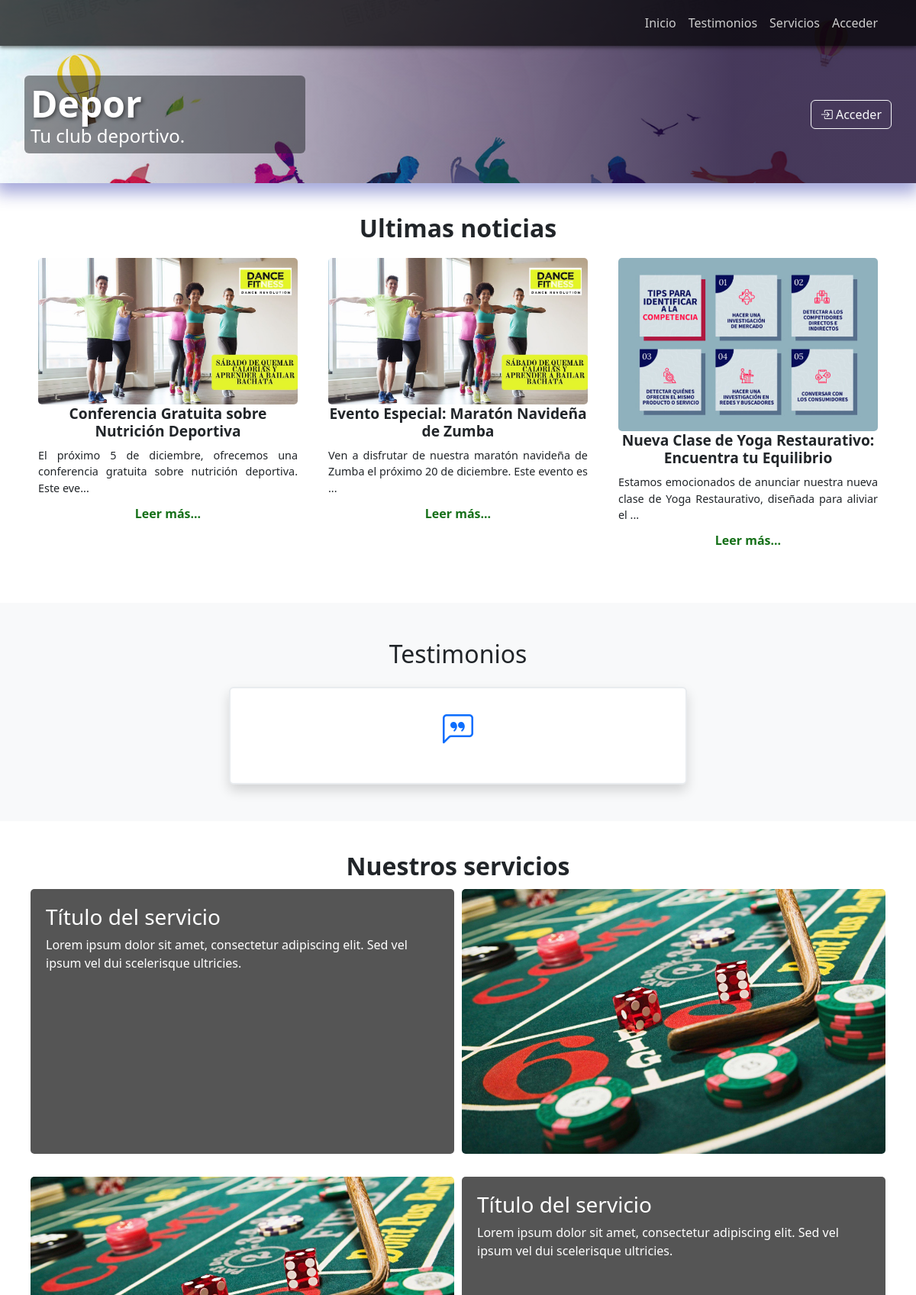
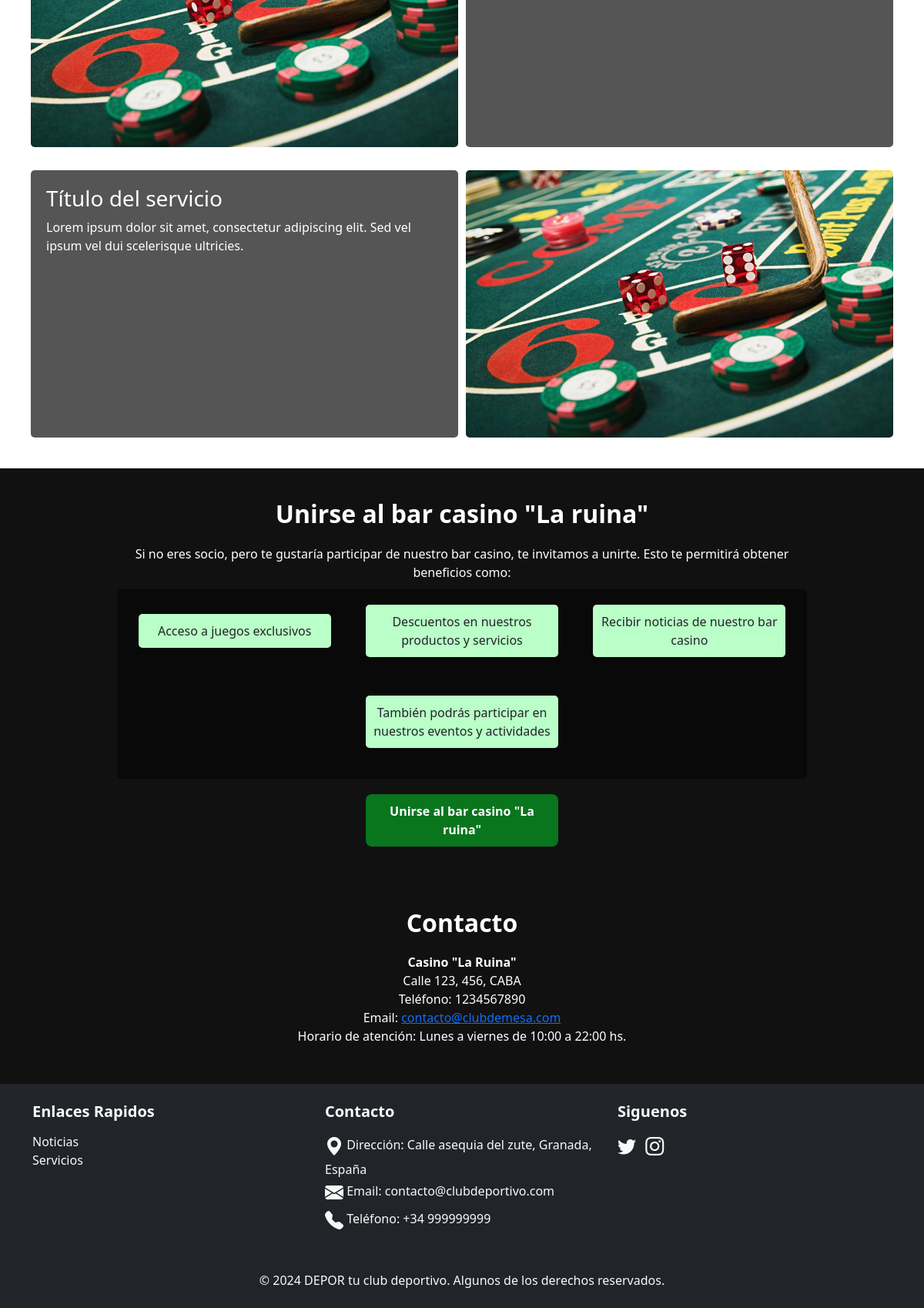
The page / on the database its author committed (2 pictures, top to bottom).
### tables this page shows
CREATE TABLE `noticia` (
  `id` int(11) NOT NULL,
  `titulo` varchar(100) NOT NULL,
  `contenido` text NOT NULL,
  `imagen` varchar(100) DEFAULT NULL,
  `fecha_publicacion` date NOT NULL
);

### funciones/funcionesNoticias.php (called while the page is built, shortened)
<?php
    function obtenerUltimasNoticias($conexion) {
        $sentencia = "SELECT * FROM noticia
                      WHERE fecha_publicacion <= ?
                      ORDER BY fecha_publicacion DESC
                      LIMIT ?";
        $consulta = $conexion->prepare($sentencia);
        $fechaActual = date('Y-m-d');
        $xUltimos = 3;
        $consulta->bind_param('si', $fechaActual, $xUltimos);
        if ($consulta->execute() === false) {
            die("Error en la ejecución de la consulta");
        }
        $id = $titulo = $contenido = $imagen = $fecha_publicacion = null;
        $consulta->bind_result($id, $titulo, $contenido, $imagen, $fecha_publicacion);
        $noticias = array();
        while ($consulta->fetch()) {
            $noticias[] = array(
                'id' => $id,
                'titulo' => $titulo,
                'contenido' => $contenido,
                'imagen' => $imagen,
                'fecha_publicacion' => $fecha_publicacion
            );
        }
        return $noticias;
    }
?>

### index.php (the view, shortened to what this page needs)
<?php
    require_once "./config/init.php";
    require_once "./funciones/funcionesNoticias.php";
?>
<!DOCTYPE html>
<html lang="en">
<head>
    <link href="https://cdn.jsdelivr.net/npm/bootstrap@5.3.3/dist/css/bootstrap.min.css" rel="stylesheet">
    <link href="https://cdn.jsdelivr.net/npm/bootstrap-icons/font/bootstrap-icons.css" rel="stylesheet">
    <link rel="stylesheet" href="./assets/css/estilos.css">
</head>
<body>
    <?php
        require_once "./requires/cabecera.php";
    ?>
    <main>
        <section class="seccion_ultimas_noticias">
            <h2>Ultimas noticias</h2>
            <div class="contenedor_noticias">
                <?php
                    $ultimasNoticias = obtenerUltimasNoticias($conexion);
                    if($ultimasNoticias){
                        foreach($ultimasNoticias as $noticia){
                            echo '<div class="noticia">';
                            echo '<img src="'.$noticia['imagen'].'" alt="'.$noticia['titulo'].'">';
                            echo '<h3>'.$noticia['titulo'].'</h3>';
                            echo '<p>'.substr($noticia['contenido'], 0, 100).'...</p>';
                            echo '<a href="noticias/ver.php?id=' . $noticia['id'] . '">Leer más...</a>';
                            echo '</div>';
                        }
                    }else{
                        echo "No hay noticias disponibles";
                    }
                ?>
            </div>
        </section>
        <section class="seccion_testimonios  py-5 bg-light">
            <div class="container contenedor_testimonios">
                <h2 class="text-center mb-4">Testimonios</h2>
                <?php
                    echo '<div class="contenedor_testimonio_aleatorio mx-auto p-4 bg-white shadow rounded">';
                        echo '<div class="text-center mb-3">';
                        echo '<i class="bi bi-chat-left-quote fs-1 text-primary"></i>';
                        echo '</div>';
                    echo '</div>';
                ?>
            </div>
        </section>
        <section class="seccion_servicios">
            <h2>Nuestros servicios</h2>
                <div class="contenedor_servicios">
                    <div class="servicio">
                        <div>
                            <h3>Título del servicio</h3>
                            <p>Lorem ipsum dolor sit amet, consectetur adipiscing elit. Sed vel ipsum vel dui scelerisque ultricies.</p>
                        </div>
                        <img src="./assets/img/ejemplo1.jpg" alt="Servicio 1">
                    </div>
                    <div class="servicio">
                        <img src="./assets/img/ejemplo1.jpg" alt="Servicio 2">
                        <div>
                            <h3>Título del servicio</h3>
                            <p>Lorem ipsum dolor sit amet, consectetur adipiscing elit. Sed vel ipsum vel dui scelerisque ultricies.</p>
                        </div>
                    </div>
                    <div class="servicio">
                        <div>
                            <h3>Título del servicio</h3>
                            <p>Lorem ipsum dolor sit amet, consectetur adipiscing elit. Sed vel ipsum vel dui scelerisque ultricies.</p>
                        </div>
                        <img src="./assets/img/ejemplo1.jpg" alt="Servicio 3">
                    </div>
                </div>
        </section>
        <section class="seccion_unirse">
            <h2>Unirse al bar casino "La ruina"</h2>
            <p>Si no eres socio, pero te gustaría participar de nuestro bar casino, te invitamos a unirte. Esto te permitirá obtener beneficios como:</p>
            <ul>
                <li>Acceso a juegos exclusivos</li>
                <li>Descuentos en nuestros productos y servicios</li>
                <li>Recibir noticias de nuestro bar casino</li>
                <li>También podrás participar en nuestros eventos y actividades</li>
            </ul>
            <a href="#">Unirse al bar casino "La ruina"</a>
        </section>
        <section class="seccion_contacto">
            <h2>Contacto</h2>
            <p>
                <strong>Casino "La Ruina"</strong><br>
                Calle 123, 456, CABA<br>
                Teléfono: 1234567890<br>
                Email:  <a href="mailto:contacto@clubdemesa.com">contacto@clubdemesa.com</a><br>
                Horario de atención: Lunes a viernes de 10:00 a 22:00 hs.
            </p>
        </section>
    </main>
    <?php
        include('requires/footer.php');
    ?>
</body>
</html>

### assets/css/estilos.css (style rules this page uses)
body { margin: 0; padding: 0; }
section { padding: 40px 40px; }
.seccion_ultimas_noticias h2 { font-weight: bold; margin-bottom: 10px; text-align: center; }
.contenedor_noticias { display: grid; grid-template-columns: repeat(auto-fit, minmax(200px, 1fr)); gap: 20px; }
.contenedor_noticias .noticia { background-color: white; padding: 10px; border-radius: 5px; margin-bottom: 20px; overflow: hidden; }
.noticia img { width: 100%; height: auto; border-radius: 5px; }
.noticia h3 { font-size: 1.2em; font-weight: bold; margin-bottom: 10px; text-align: center; }
.noticia p { text-align: justify; margin-bottom: 10px; font-size: 0.9em; }
.noticia a { color: #157018; text-decoration: none; display: block; text-align: center; font-weight: bold; }
.seccion_servicios h2 { font-weight: bold; margin-bottom: 10px; text-align: center; }
.contenedor_servicios { display: grid; gap: 30px; margin: 0 auto; }
.contenedor_servicios .servicio { display: grid; gap: 10px; grid-template-columns: repeat(auto-fit, minmax(200px, 1fr)); }
.servicio img { width: 100%; height: auto; border-radius: 5px; }
.servicio div { color: white; background-color: rgb(85, 85, 85); padding: 20px; border-radius: 5px; }
.seccion_unirse { background-color: rgb(17, 17, 17); }
.seccion_unirse h2 { color: white; font-weight: bold; margin-bottom: 10px; text-align: center; }
.seccion_unirse p { text-align: justify; margin-bottom: 20px; color: white; line-height: 1.5; padding: 10px; border-radius: 5px; width: 80%; margin: 0 auto; text-align: center; }
.seccion_unirse ul { list-style-type: none; display: flex; gap: 20px; padding: 0; text-align: center; width: 80%; margin: 0 auto; justify-content: space-around; align-items: center; flex-wrap: wrap; gap: 30px; margin-bottom: 20px; text-align: center; padding: 20px; border-radius: 5px; background-color: rgba(0, 0, 0, 0.455); }
.seccion_unirse ul li { background-color: rgb(186, 255, 199); padding: 10px; border-radius: 5px; margin-bottom: 20px; text-align: center; width: 250px; }
.seccion_unirse a { color: white; text-decoration: none; font-weight: bold; display: block; text-align: center; padding: 10px; border-radius: 8px; transition: background-color 0.3s ease; max-width: 250px; margin: 0 auto; cursor: pointer; background-color: rgb(9, 117, 29); }
.contenedor_testimonio_aleatorio { max-width: 600px; border: 2px solid #e9ecef; border-radius: 10px; transition: transform 0.3s, box-shadow 0.3s; }
.seccion_contacto { background-color: rgb(17, 17, 17); color: white; }
.seccion_contacto h2 { color: white; font-weight: bold; margin-bottom: 10px; text-align: center; }
.seccion_contacto p { text-align: justify; margin-bottom: 20px; color: white; line-height: 1.5; padding: 10px; border-radius: 5px; width: 80%; margin: 0 auto; text-align: center; }

### rows shown on the page
noticia: imagen (picture), titulo "Conferencia Gratuita sobre Nutrición Deportiva", contenido "El próximo 5 de diciembre, ofrecemos una conferencia gratuita sobre nutrición deportiva. Este eve"
noticia: imagen (picture), titulo "Evento Especial: Maratón Navideña de Zumba", contenido "Ven a disfrutar de nuestra maratón navideña de Zumba el próximo 20 de diciembre. Este evento es"
noticia: imagen (picture), titulo "Nueva Clase de Yoga Restaurativo: Encuentra tu Equilibrio", contenido "Estamos emocionados de anunciar nuestra nueva clase de Yoga Restaurativo, diseñada para aliviar el"
